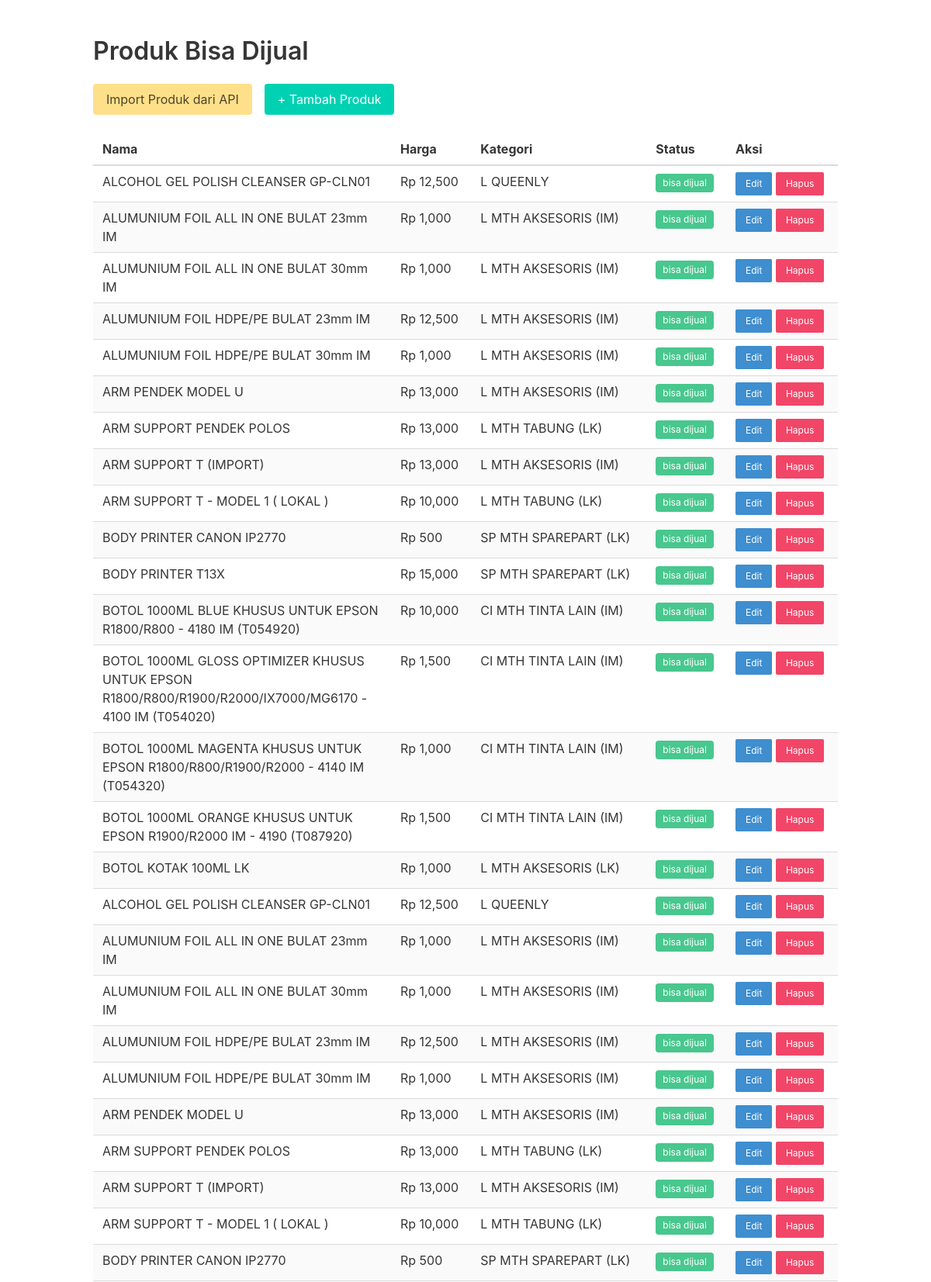
The page / (upper part) on the database its author committed.
### tables this page shows
CREATE TABLE `products` (
  `id_produk` int(11) NOT NULL,
  `nama_produk` varchar(150) NOT NULL,
  `harga` decimal(12,2) NOT NULL,
  `kategori_id` int(11) DEFAULT NULL,
  `status_id` int(11) DEFAULT NULL
);

CREATE TABLE `categories` (
  `id_kategori` int(11) NOT NULL,
  `nama_kategori` varchar(100) DEFAULT NULL
);

CREATE TABLE `statuses` (
  `id_status` int(11) NOT NULL,
  `nama_status` varchar(50) DEFAULT NULL
);

### application/controllers/Products.php (called while the page is built, shortened)
<?php
class Products extends CI_Controller
{
    public function __construct()
    {
        $this->load->database();
        $this->load->model('Product_model');
        $this->load->library('form_validation');
        $this->load->helper('url');
    }
    public function index()
    {
        $data['products'] = $this->Product_model->get_sellable();
        $this->load->view('products/index', $data);
    }
}

### index.php (called while the page is built, shortened)
<?php
require_once BASEPATH.'core/CodeIgniter.php';

### application/models/Product_model.php (called while the page is built, shortened)
<?php
class Product_model extends CI_Model
{
    public function get_sellable()
    {
        return $this->db
            ->select('p.*, c.nama_kategori, s.nama_status')
            ->from('products p')
            ->join('categories c', 'c.id_kategori=p.kategori_id')
            ->join('statuses s', 's.id_status=p.status_id')
            ->where('s.nama_status', 'bisa dijual')
            ->get()
            ->result();
    }
}

### application/views/products/index.php (the view, shortened to what this page needs)
<h1 class="title">Produk Bisa Dijual</h1>
<div class="buttons">
    <form class="mr-4" action="<?= site_url('import') ?>" method="post"
        onsubmit="return confirm('Import data produk dari API?')">
        <button type="submit" class="button is-warning">
            Import Produk dari API
        </button>
    </form>
    <a href="<?= site_url('products/create') ?>" class="button is-primary">
        + Tambah Produk
    </a>
</div>
<div class="table-container">
    <table class="table is-striped is-hoverable is-fullwidth">
        <thead>
            <tr>
                <th class="col-nama">Nama</th>
                <th>Harga</th>
                <th>Kategori</th>
                <th>Status</th>
                <th>Aksi</th>
            </tr>
        </thead>
        <tbody>
            <?php foreach ($products as $p): ?>
                <tr>
                    <td class="col-nama"><?= $p->nama_produk ?></td>
                    <td>Rp <?= number_format($p->harga) ?></td>
                    <td><?= $p->nama_kategori ?></td>
                    <td>
                        <span class="tag is-success">
                            <?= $p->nama_status ?>
                        </span>
                    </td>
                    <td>
                        <a class="button is-small is-info"
                            href="<?= site_url('products/edit/' . $p->id_produk) ?>">
                            Edit
                        </a>
                        <a class="button is-small is-danger"
                            href="<?= site_url('products/delete/' . $p->id_produk) ?>"
                            onclick="return confirm('Yakin hapus data?')">
                            Hapus
                        </a>
                    </td>
                </tr>
            <?php endforeach ?>
        </tbody>
    </table>
</div>
<?php $content = ob_get_clean(); ?>
<?php $this->load->view('layouts/main', compact('content')); ?>

### application/views/layouts/main.php (shortened to what this page needs)
<!DOCTYPE html>
<html>
<head>
    <link rel="stylesheet"
        href="https://cdn.jsdelivr.net/npm/bulma@0.9.4/css/bulma.min.css">
</head>
<body>
    <section class="section">
        <div class="container">
            <?= $content ?>
        </div>
    </section>
</body>
</html>

### application/views/layouts/main.php (style rules this page uses)
.col-nama { width: 40%; white-space: normal; }

### rows shown on the page
products: nama_produk "ALCOHOL GEL POLISH CLEANSER GP-CLN01", harga "12,500", kategori.nama_kategori "L QUEENLY", status.nama_status "bisa dijual"
products: nama_produk "ALUMUNIUM FOIL ALL IN ONE BULAT 23mm IM", harga "1,000", kategori.nama_kategori "L MTH AKSESORIS (IM)", status.nama_status "bisa dijual"
products: nama_produk "ALUMUNIUM FOIL ALL IN ONE BULAT 30mm IM", harga "1,000", kategori.nama_kategori "L MTH AKSESORIS (IM)", status.nama_status "bisa dijual"
products: nama_produk "ALUMUNIUM FOIL HDPE/PE BULAT 23mm IM", harga "12,500", kategori.nama_kategori "L MTH AKSESORIS (IM)", status.nama_status "bisa dijual"
products: nama_produk "ALUMUNIUM FOIL HDPE/PE BULAT 30mm IM", harga "1,000", kategori.nama_kategori "L MTH AKSESORIS (IM)", status.nama_status "bisa dijual"
products: nama_produk "ARM PENDEK MODEL U", harga "13,000", kategori.nama_kategori "L MTH AKSESORIS (IM)", status.nama_status "bisa dijual"
products: nama_produk "ARM SUPPORT PENDEK POLOS", harga "13,000", kategori.nama_kategori "L MTH TABUNG (LK)", status.nama_status "bisa dijual"
products: nama_produk "ARM SUPPORT T (IMPORT)", harga "13,000", kategori.nama_kategori "L MTH AKSESORIS (IM)", status.nama_status "bisa dijual"
products: nama_produk "ARM SUPPORT T - MODEL 1 ( LOKAL )", harga "10,000", kategori.nama_kategori "L MTH TABUNG (LK)", status.nama_status "bisa dijual"
products: nama_produk "BODY PRINTER CANON IP2770", harga "500", kategori.nama_kategori "SP MTH SPAREPART (LK)", status.nama_status "bisa dijual"
products: nama_produk "BODY PRINTER T13X", harga "15,000", kategori.nama_kategori "SP MTH SPAREPART (LK)", status.nama_status "bisa dijual"
products: nama_produk "BOTOL 1000ML BLUE KHUSUS UNTUK EPSON R1800/R800 - 4180 IM (T054920)", harga "10,000", kategori.nama_kategori "CI MTH TINTA LAIN (IM)", status.nama_status "bisa dijual"
products: nama_produk "BOTOL 1000ML GLOSS OPTIMIZER KHUSUS UNTUK EPSON R1800/R800/R1900/R2000/IX7000/MG6170 - 4100 IM (T054020)", harga "1,500", kategori.nama_kategori "CI MTH TINTA LAIN (IM)", status.nama_status "bisa dijual"
products: nama_produk "BOTOL 1000ML MAGENTA KHUSUS UNTUK EPSON R1800/R800/R1900/R2000 - 4140 IM (T054320)", harga "1,000", kategori.nama_kategori "CI MTH TINTA LAIN (IM)", status.nama_status "bisa dijual"
products: nama_produk "BOTOL 1000ML ORANGE KHUSUS UNTUK EPSON R1900/R2000 IM - 4190 (T087920)", harga "1,500", kategori.nama_kategori "CI MTH TINTA LAIN (IM)", status.nama_status "bisa dijual"
products: nama_produk "BOTOL KOTAK 100ML LK", harga "1,000", kategori.nama_kategori "L MTH AKSESORIS (LK)", status.nama_status "bisa dijual"
products: nama_produk "ALCOHOL GEL POLISH CLEANSER GP-CLN01", harga "12,500", kategori.nama_kategori "L QUEENLY", status.nama_status "bisa dijual"
products: nama_produk "ALUMUNIUM FOIL ALL IN ONE BULAT 23mm IM", harga "1,000", kategori.nama_kategori "L MTH AKSESORIS (IM)", status.nama_status "bisa dijual"
products: nama_produk "ALUMUNIUM FOIL ALL IN ONE BULAT 30mm IM", harga "1,000", kategori.nama_kategori "L MTH AKSESORIS (IM)", status.nama_status "bisa dijual"
products: nama_produk "ALUMUNIUM FOIL HDPE/PE BULAT 23mm IM", harga "12,500", kategori.nama_kategori "L MTH AKSESORIS (IM)", status.nama_status "bisa dijual"
products: nama_produk "ALUMUNIUM FOIL HDPE/PE BULAT 30mm IM", harga "1,000", kategori.nama_kategori "L MTH AKSESORIS (IM)", status.nama_status "bisa dijual"
products: nama_produk "ARM PENDEK MODEL U", harga "13,000", kategori.nama_kategori "L MTH AKSESORIS (IM)", status.nama_status "bisa dijual"
products: nama_produk "ARM SUPPORT PENDEK POLOS", harga "13,000", kategori.nama_kategori "L MTH TABUNG (LK)", status.nama_status "bisa dijual"
products: nama_produk "ARM SUPPORT T (IMPORT)", harga "13,000", kategori.nama_kategori "L MTH AKSESORIS (IM)", status.nama_status "bisa dijual"
products: nama_produk "ARM SUPPORT T - MODEL 1 ( LOKAL )", harga "10,000", kategori.nama_kategori "L MTH TABUNG (LK)", status.nama_status "bisa dijual"
products: nama_produk "BODY PRINTER CANON IP2770", harga "500", kategori.nama_kategori "SP MTH SPAREPART (LK)", status.nama_status "bisa dijual"
